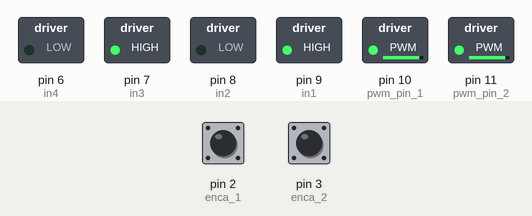
The sketch below on a simulated Arduino Uno, built with avr-gcc and run on an emulated ATmega328P. Parts: switched loads named in the sketch (green lamp = pin HIGH). The inputs (shaded band) are chosen by the test bench; at power-on: pin 2 (enca_1) HIGH, pin 3 (enca_2) HIGH. What the sketch prints to the serial monitor is not drawn.

Above: at 0.1 s.
Timing chart, 0 to 1.6 s (numbered marks = the images above):
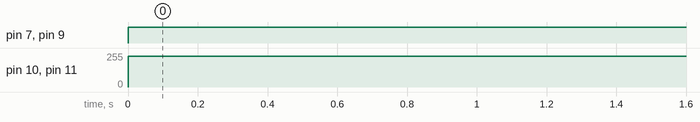

Measured:
- by itself, pin 7 (in3), pin 9 (in1): LOW → HIGH at 0.00 s
- by itself, pin 10 (pwm_pin_1), pin 11 (pwm_pin_2): 0/255 → 230/255 at 0.00 s

The sketch:

PID_control_for_2DC.ino
```cpp
//use pid to control both the motors
#define enca_1 2 //yellow
#define encb_1 4 //white

#define enca_2 3 //yellow
#define encb_2 5 //white

#define pwm_pin_1 10
#define in2 8   //here in2 is in 9 and in1 is in 8 for same direction
#define in1 9

#define pwm_pin_2 11
#define in4 6
#define in3 7

int pos1 = 0;
int pos2 = 0;

unsigned long prevT1 = 0;
float eprev1 = 0;
float eintegral1 = 0;

unsigned long prevT2 = 0;
float eprev2 = 0;
float eintegral2 = 0;

float d2p_factor1 = 1.124;
float d2p_factor2 = 1.124;

void setup() {
  Serial.begin(9600);
  pinMode(enca_1, INPUT);
  pinMode(encb_1, INPUT);
  attachInterrupt(digitalPinToInterrupt(enca_1), readEncoder_1,RISING);

  pinMode(enca_2, INPUT);
  pinMode(encb_2, INPUT);
  attachInterrupt(digitalPinToInterrupt(enca_2), readEncoder_2,RISING);

  pinMode(in2, OUTPUT);
  pinMode(in1, OUTPUT);
  pinMode(pwm_pin_1, OUTPUT);

  pinMode(in4, OUTPUT);
  pinMode(in3, OUTPUT);
  pinMode(pwm_pin_2, OUTPUT);
}

void loop() {
  // set the target position
  int target_degree = -360;
  int target1 = int(d2p_factor1 * target_degree);
  int target2 = int(d2p_factor2 * target_degree);

  // PID constants
  float kp1 = 2.05;
  float kd1 = 0.055;
  float ki1 = 0.0001;

  float kp2 = 1.47;
  float kd2 = 0.065;
  float ki2 = 0.0001;

  // time difference

  unsigned long currT2 = micros();
  unsigned long et2 = currT2 - prevT2;
  float deltaT2 = ((float)(currT2 - prevT2)) / 1.0e6;
  prevT2 = currT2;

  unsigned long currT1 = micros();
  unsigned long et1 = currT1 - prevT1;
  float deltaT1 = ((float)(currT1 - prevT1)) / 1.0e6;
  prevT1 = currT1;

  // error
  int e2 = pos2 - target2;
  int e1 = pos1 - target1;

  // derivative
  float dedt2 = (e2 - eprev2) / deltaT2;
  float dedt1 = (e1 - eprev1) / deltaT1;

  // integral
  eintegral2 = eintegral2 + e2 * deltaT2;
  eintegral1 = eintegral1 + e1 * deltaT1;

  // control signal
  float u2 = kp2 * e2 + kd2 * dedt2 + ki2 * eintegral2;
  float u1 = kp1 * e1 + kd1 * dedt1 + ki1 * eintegral1;

  // motor power
  float pwr2 = fabs(u2);
  if (pwr2 > 230) {
    pwr2 = 230;
  }
  float pwr1 = fabs(u1);
  if (pwr1 > 230) {
    pwr1 = 230;
  }

  // if (pwr1 < 50){
  //   pwr1 = 50;
  // }
  // if (pwr2 < 50){
  //   pwr2 = 50;
  // }
  // motor direction
  int dir2 = 1;
  if (u2 < 0) {
    dir2 = -1;
  }
  int dir1 = 1;
  if (u1 < 0) {
    dir1 = -1;
  }

  // signal the motor
  setMotor(dir2, (uint8_t)pwr2, pwm_pin_2, in3, in4);
  setMotor(dir1, (uint8_t)pwr1, pwm_pin_1, in1, in2);

  // store previous error
  eprev2 = e2;
  eprev1 = e1;

  Serial.print(target2);
  Serial.print(" ");
  Serial.print(pos2);
  Serial.println();
}


void setMotor(int dir, uint8_t pwmVal, int pwm, int in1_pin, int in2_pin) {
  analogWrite(pwm, pwmVal);
  if (dir == 1) {
    digitalWrite(in1_pin, HIGH);
    digitalWrite(in2_pin, LOW);
  } else if (dir == -1) {
    digitalWrite(in1_pin, LOW);
    digitalWrite(in2_pin, HIGH);
  } else {
    digitalWrite(in1_pin, LOW);
    digitalWrite(in2_pin, LOW);
  }
}

void readEncoder_1(){
  int b1 = digitalRead(encb_1);

  if (b1>0){
    pos1++;
  }
  else {
    pos1--;
  }
}

void readEncoder_2(){
  int b2 = digitalRead(encb_2);

  if (b2>0){
    pos2--;
  }
  else {
    pos2++;
  }
}
```
